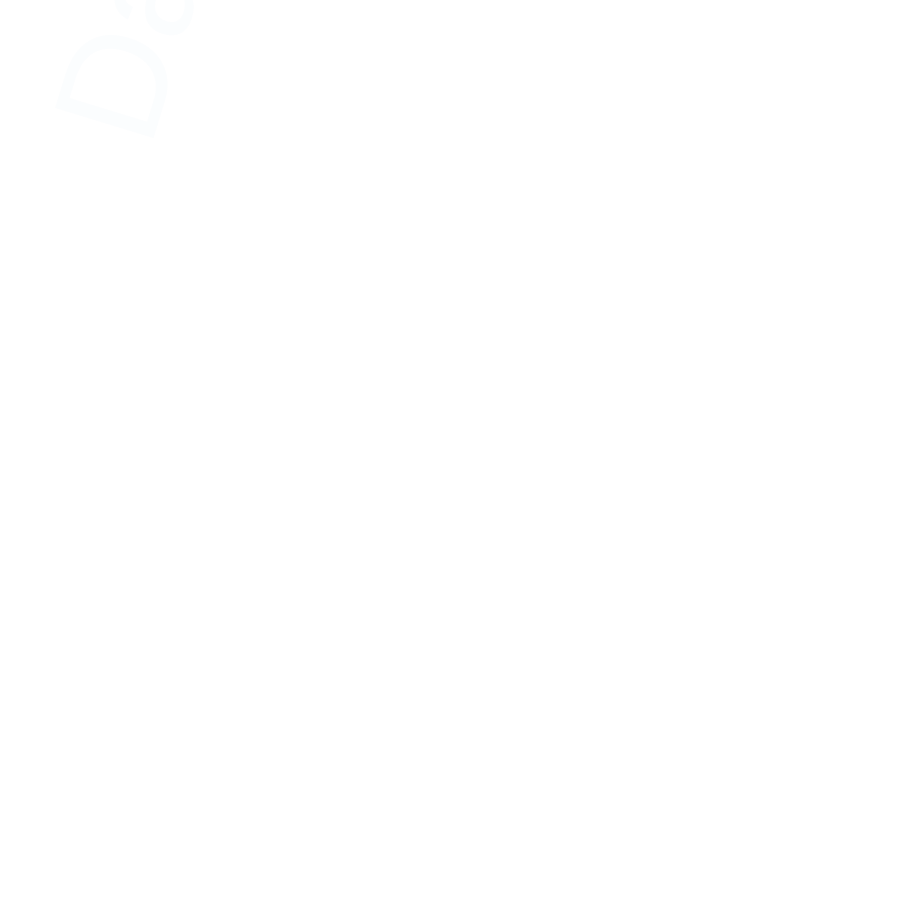
Frame 1 (no input)
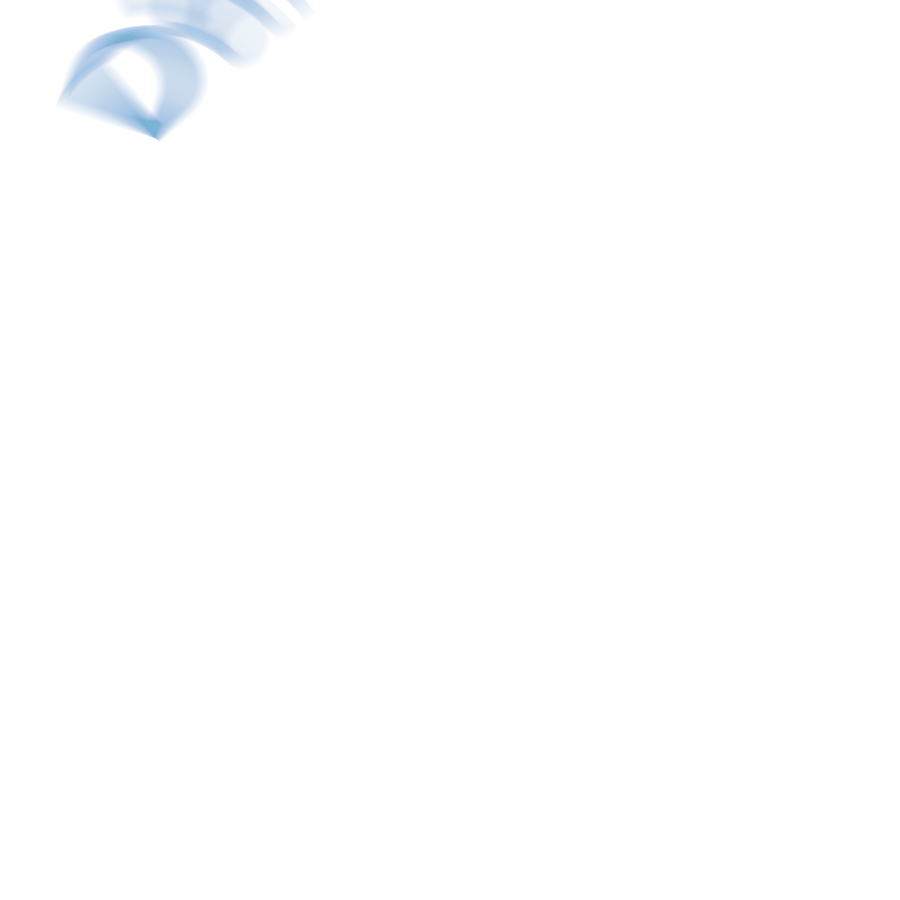
Frame 60 (no input)
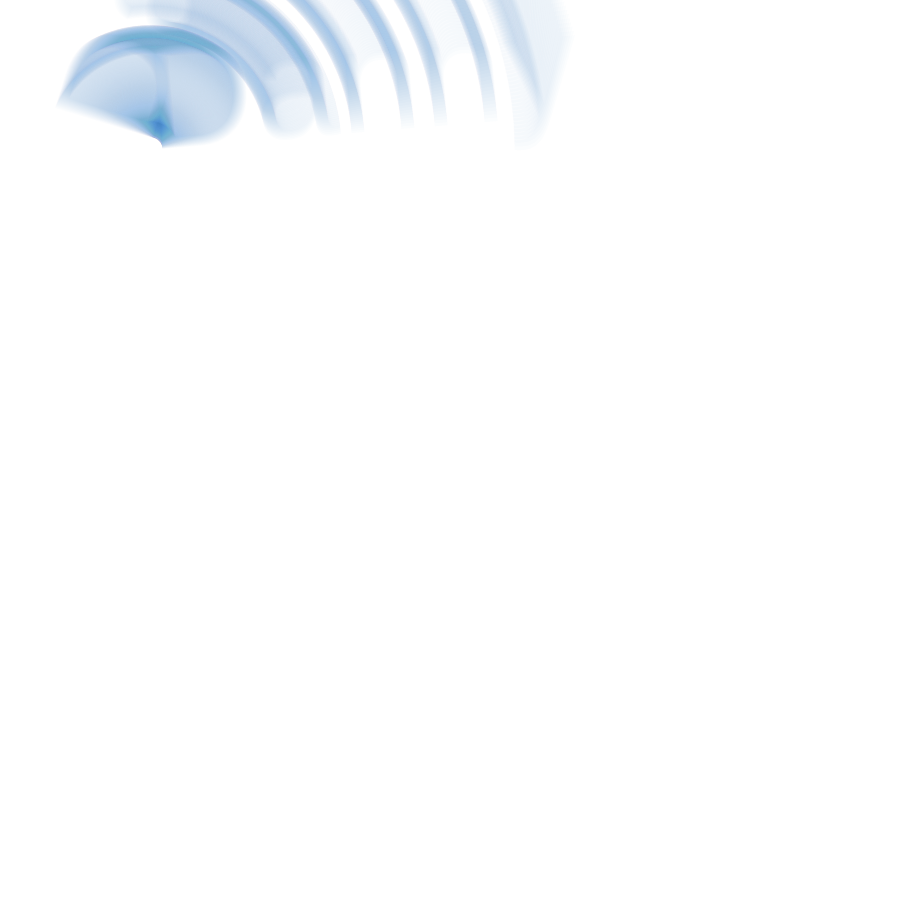
Frame 120 (the mouse pressed at the canvas centre since frame 60)

The p5.js sketch that drew these frames (run headless with seeded random() and noise() and a simulated clock; from frame 60 on, the mouse is pressed at the canvas centre):

// p5.js sketch
// ── sketch.js
/* DM3008 Generative Art, Ashley Hi 2026
 * Week 3 - Modulo
 * Micro Animations 
 * -- Run 1 animation at a time by uncommenting it
 * -- Comment it again before running the next one
*/


i=5,k=150; //i controls rotate starting angle | k controls text size & centre point of rotation
speed=.01;//speed of rotation
g=140;
b=180;
t=4;
function setup(){
    createCanvas(900,900);
    textSize(k)}


function draw(){
    translate(k,k); //the centre point of rotation
    fill(i%1*k/2,g,b,t); //fill(R, G, B, Transparency)
    rotate(i+=speed);  // i will gradually become bigger, but modulo restrict R in rgb from getting too big, causing a subtle hue shift loop
    text("Danny",0,0)} //text("the text u want", xpos, ypos)

    /*
    why i find it interesting: 
    creating elegant visual using few lines of code
    the subtle hue shift, i really enjoy the subtlety
    transparency make the whole visual style softer
    text gradually blend into abstract, geometric shape
    */

//modified by Danny 08312026
